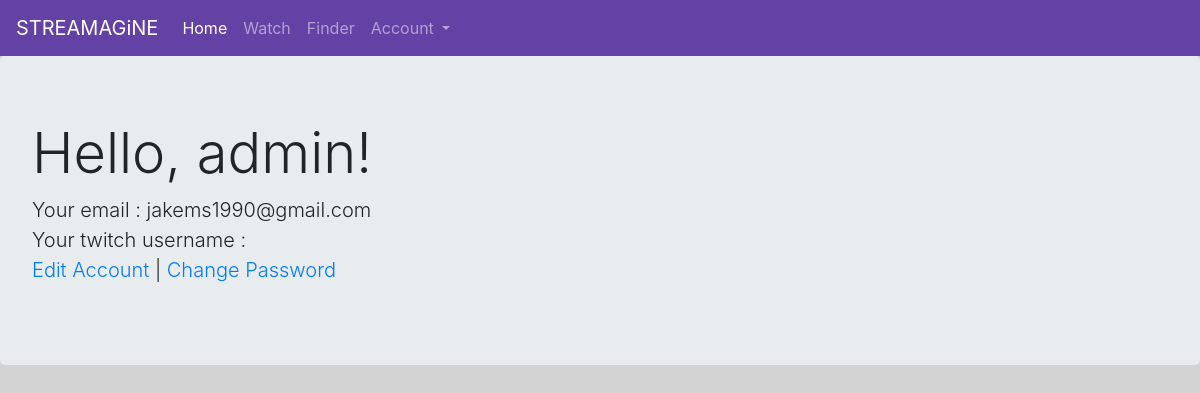
The app's page /accounts/my_account/ (signed in), older data.
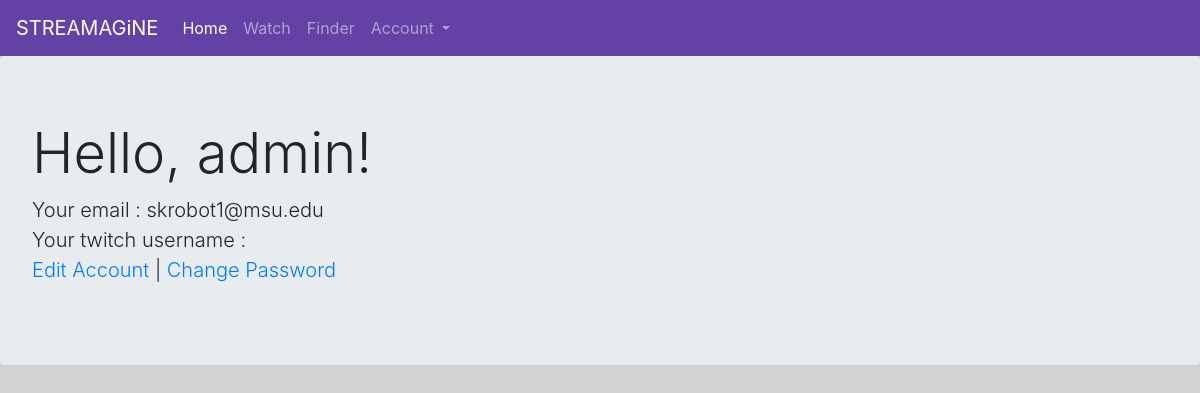
The same page, newer data.
### accounts/models.py (models this page shows, shortened)
class CustomUser(AbstractUser):
    age = models.PositiveIntegerField(null=True, blank=True)
    twitch_username = models.CharField(max_length=128,)

### templates/my_account.html (shortened to what this page needs)
{% extends 'base.html' %}
{% block body %}
{% if user.is_authenticated %}
    <div class="jumbotron">
            <h1 class="display-4">Hello, {{ user.username }}!</h1>
            <p class="lead">
                Your email : {{ user.email }}
                <br/>
                Your twitch username : {{ user.twitch_username }}
                <br/>
                <a href="{% url 'accounts:edit_account' user.pk %}">Edit Account</a> |
                <a href="/accounts/password_change/">Change Password</a>
            </p>
        </div>
{% endif %}
{% endblock body %}

Row changes from the older to the newer data that the page shows:
changed CustomUser "admin": email "jakems1990@gmail.com" → "skrobot1@msu.edu"
